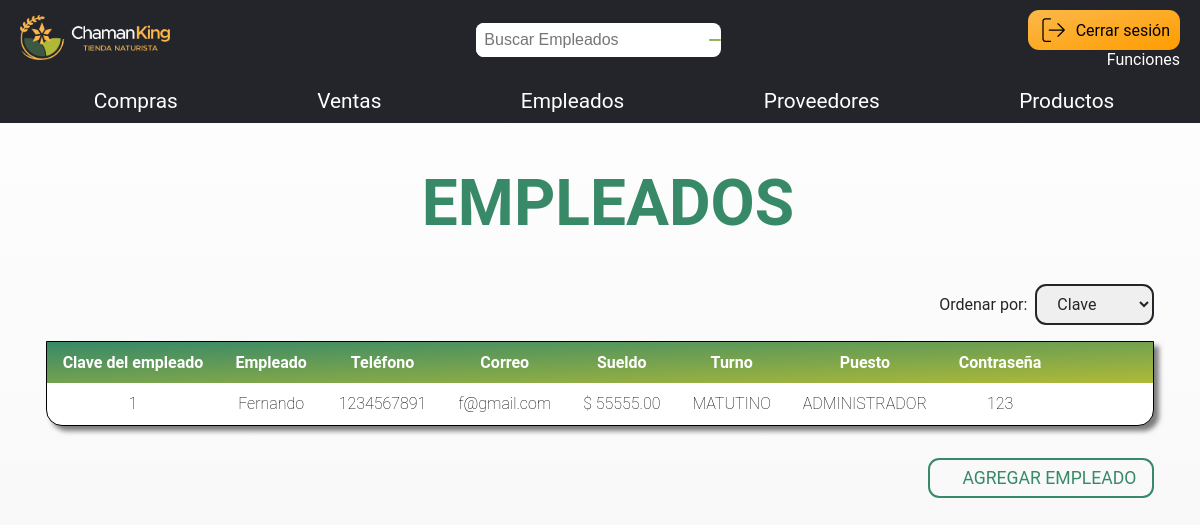
/empleadosC-list/, run on an earlier commit of the app's database.
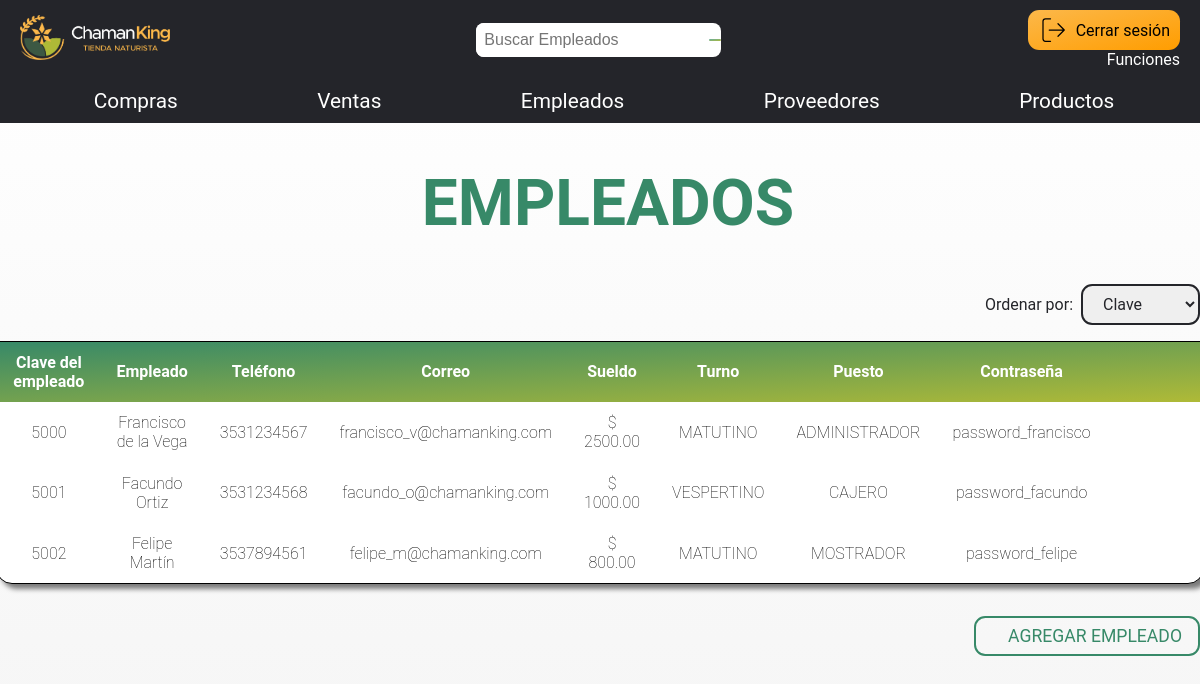
And on a later commit of the database.
### entrega2/models.py (models this page shows, shortened)
class Empleado(models.Model):
    PUESTOS = (
        ('ADMINISTRADOR', 'ADMINISTRADOR'),
        ('CAJERO', 'CAJERO'),
        ('MOSTRADOR', 'MOSTRADOR')
    )
    HORARIOS = (
        ('MATUTINO', 'MATUTINO'),
        ('VESPERTINO', 'VESPERTINO')
    )
    id_emp = models.PositiveIntegerField(primary_key=True, blank=False, null=False)
    nombre = models.CharField(max_length=50, blank=False, null=False)
    puesto = models.CharField(max_length=15, blank=False, null=False, choices=PUESTOS)
    horario = models.CharField(max_length=10, blank=False, null=False, choices=HORARIOS)
    sueldo = models.DecimalField(max_digits=7, decimal_places=2, blank=False, null=False)
    telefono = models.CharField(max_length=10, unique=True, blank=False, null=False)
    correo = models.CharField(max_length=30, unique=True, blank=False, null=False)
    contrasena = models.CharField(max_length=30, blank=False, null=False)
    habilitado = models.BooleanField(default=True)

### entrega2/views.py (the view)
# urls.py: path('empleadosC-list/', views.EmpleadoListView.as_view(), name="empleadosC_list"),
class EmpleadoListView(ListView):
    template_name = 'entrega2/empleados/empleadosC_list.html'
    model = Empleado
    context_object_name = 'empleados'

### entrega2/templates/entrega2/empleados/empleadosC_list.html (shortened to what this page needs)
{% extends 'base/baseC.html' %}
{% block content %}
    <h1 class="title">
        EMPLEADOS
    </h1>
    <div class="contenedor-table">
        <div class="contenedor-btn-ordenar">
                <label for="ordenar" class="label-ordenar">Ordenar por:</label>
                <select id="ordenar" class="dropdown-ordenar">
                    <option value="clave">Clave</option>
                </select>
        </div>
        <table border="0" cellpadding="0" cellspacing="0" class="table">
            <tr class="encabezado-table">
                <th>Clave del empleado</th>
                <th>Empleado</th>
                <th>Teléfono</th>
                <th>Correo</th>
                <th>Sueldo</th>
                <th>Turno</th>
                <th>Puesto</th>
                <th>Contraseña</th>
                <th></th>
                <th></th>
                <th></th>
            </tr>
            {% for empleado in empleados %}
                <tr>
                    <td>{{ empleado.id_emp }}</td>
                    <td>{{ empleado.nombre }}</td>
                    <td>{{ empleado.telefono }}</td>
                    <td>{{ empleado.correo }}</td>
                    <td>$ {{ empleado.sueldo }}</td>
                    <td>{{ empleado.horario }}</td>
                    <td>{{ empleado.puesto }}</td>
                    <td>{{ empleado.contrasena }}</td>
                    <td>
                    </td>
                    <td>
                    </td>
                    <td>
                    </td>
                </tr>
            {% endfor %}
        </table>
        <div class="contenedor-btn-agregar">
            <a class="btn-agregar" href="{% url 'empleadosC_new' %}">
                AGREGAR EMPLEADO
            </a>
        </div>
    </div>
{% endblock %}

What changed in the data, as far as the page shows it:
removed Empleado: id_emp "1", nombre "Fernando", telefono "1234567891", correo "f@gmail.com", sueldo "55555.00", horario "MATUTINO", puesto "ADMINISTRADOR", contrasena "123"
added Empleado: id_emp "5000", nombre "Francisco de la Vega", telefono "3531234567", correo "francisco_v@chamanking.com", sueldo "2500.00", horario "MATUTINO", puesto "ADMINISTRADOR", contrasena "password_francisco"
added Empleado: id_emp "5001", nombre "Facundo Ortiz", telefono "3531234568", correo "facundo_o@chamanking.com", sueldo "1000.00", horario "VESPERTINO", puesto "CAJERO", contrasena "password_facundo"
added Empleado: id_emp "5002", nombre "Felipe Martín", telefono "3537894561", correo "felipe_m@chamanking.com", sueldo "800.00", horario "MATUTINO", puesto "MOSTRADOR", contrasena "password_felipe"
